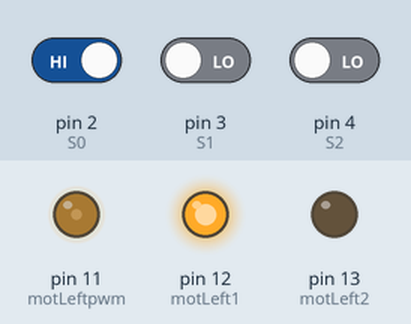
Recording of a sketch running on a simulated Arduino Uno, built with avr-gcc and run on an emulated ATmega328P. Parts: output pins drawn as LEDs (lit = HIGH). The test bench sets the inputs (shaded band); at power-on: pin 2 (S0) HIGH, pin 3 (S1) LOW, pin 4 (S2) LOW. Pins used as bus, display or sensor lines are not drawn; what the sketch prints to the serial monitor is not drawn.

Above: at 1.2 s.
1.3 s: pin 2 (S0) driven LOW and pin 3 (S1) driven HIGH
At 2.0 s:
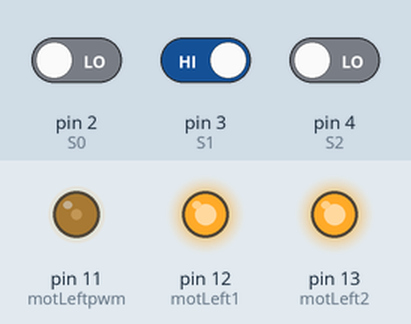
2.8 s: pin 3 (S1) driven LOW
At 4.2 s:
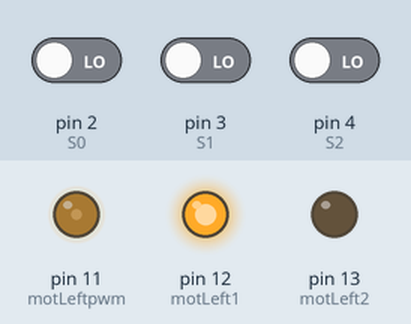
4.8 s: pin 3 (S1) driven HIGH
At 6.0 s:
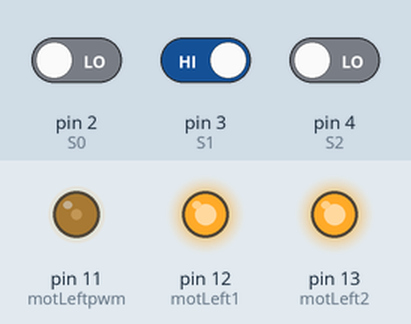
6.3 s: pin 2 (S0) driven HIGH and pin 4 (S2) driven HIGH
At 7.2 s:
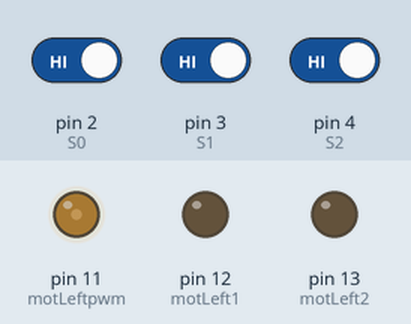
Timing chart, 0 to 8.8 s (numbered marks = the images above; inputs shaded):
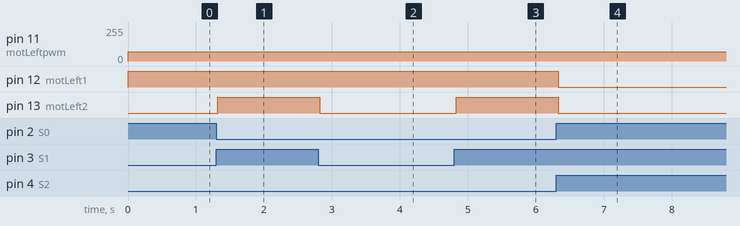

The sketch:

_3sensorLFR.ino
```cpp
int S0 = 2, S1 = 3, S2 = 4;
int S0sensor,S1sensor,S2sensor,S3sensor,S4sensor,S5sensor;

int motRight1= 7 ;
int motRight2= 8;
int motRightpwm= 9 ;
int motLeft1= 12;
int motLeft2= 13 ;
int motLeftpwm= 11;

int rightPWM = 250;
int leftPWM = 68;

void motfwd();
void motbwd();
void motright();
void motleft();
void motstop();
void setup() {

  Serial.begin(9600);

  pinMode(S0, INPUT);
  pinMode(S1, INPUT);
  pinMode(S2, INPUT);

  pinMode(motRight1,OUTPUT);
  pinMode(motRight2,OUTPUT);
  pinMode(motRightpwm,OUTPUT);
  pinMode(motLeft1,OUTPUT);
  pinMode(motLeft2,OUTPUT);
  pinMode(motLeftpwm,OUTPUT);

}

void loop() {

  S0sensor = digitalRead(2);
  S2sensor = digitalRead(3);
  S1sensor = digitalRead(4);

   Serial.print("Signal: "); Serial.print(S0sensor); Serial.print(" "); Serial.print(S1sensor);   Serial.print(" "); Serial.print(S2sensor);
   Serial.print(" "); Serial.print(" ");

  //------------------- COMMANDS -------------------------//
  if ((S0sensor == LOW)&&(S1sensor == HIGH)&&(S2sensor == LOW))
  motfwd();
  else if ((S0sensor == HIGH)&&(S1sensor == LOW)&&(S2sensor == LOW))
  motright();
  else if ((S0sensor == LOW)&&(S1sensor == LOW)&&(S2sensor == HIGH))
  motleft();
  else if ((S0sensor == HIGH)&&(S1sensor == HIGH)&&(S2sensor == HIGH))
  motstop();
  else if ((S0sensor == LOW)&&(S1sensor == LOW)&&(S2sensor == LOW))
  motbwd();
}
void motfwd(){
digitalWrite(motRight1,LOW);
digitalWrite(motRight2, HIGH);
analogWrite(motRightpwm, rightPWM);
digitalWrite(motLeft1,HIGH);
digitalWrite(motLeft2, LOW);
analogWrite(motLeftpwm, leftPWM);
  }
void motleft(){
digitalWrite(motRight1,LOW);
digitalWrite(motRight2, HIGH);
analogWrite(motRightpwm, rightPWM);
digitalWrite(motLeft1,HIGH);
digitalWrite(motLeft2, HIGH);
analogWrite(motLeftpwm, leftPWM);
  }
  void motright(){
digitalWrite(motRight1,HIGH);
digitalWrite(motRight2, HIGH);
analogWrite(motRightpwm, rightPWM);
digitalWrite(motLeft1,HIGH);
digitalWrite(motLeft2, LOW);
analogWrite(motLeftpwm, leftPWM);
  }
  void motbwd()
  {
digitalWrite(motRight1,LOW);
digitalWrite(motRight2, HIGH);
analogWrite(motRightpwm, rightPWM);
digitalWrite(motLeft1,HIGH);
digitalWrite(motLeft2, LOW);
analogWrite(motLeftpwm, leftPWM);
  }
   void motstop()
  {
digitalWrite(motRight1,LOW);
digitalWrite(motRight2, LOW);
digitalWrite(motLeft1,LOW);
digitalWrite(motLeft2, LOW);

  }
```

Measured:
- after the input at 1.3 s, pin 13 (motLeft2): LOW → HIGH at once
- after the input at 2.8 s, pin 13 (motLeft2): HIGH → LOW at once
- after the input at 4.8 s, pin 13 (motLeft2): LOW → HIGH at once
- after the input at 6.3 s, pin 12 (motLeft1), pin 13 (motLeft2): HIGH → LOW at once
